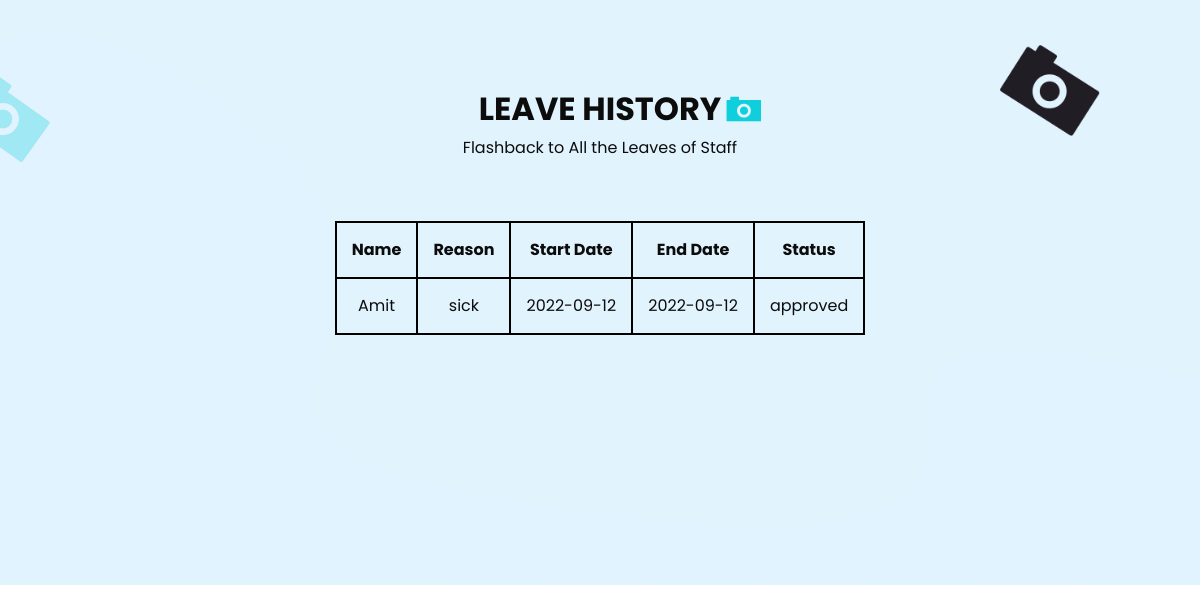
/pages/owner/ownerleaverecord.php, run on the app's committed database.
### tables this page shows
CREATE TABLE `leaves` (
  `lid` int(11) NOT NULL,
  `uid` int(11) NOT NULL,
  `startdate` date NOT NULL,
  `enddate` date NOT NULL,
  `reason` varchar(50) NOT NULL,
  `leavestatus` varchar(15) DEFAULT NULL
);

CREATE TABLE `users` (
  `uid` int(11) NOT NULL,
  `fname` varchar(50) NOT NULL,
  `mname` varchar(50) NOT NULL,
  `lname` varchar(50) NOT NULL,
  `username` varchar(50) NOT NULL,
  `password` varchar(50) NOT NULL,
  `contact` bigint(20) NOT NULL,
  `gender` varchar(15) NOT NULL,
  `address` varchar(300) NOT NULL,
  `usertype` varchar(10) NOT NULL,
  `email` varchar(50) NOT NULL
);

### pages/owner/ownerleaverecord.php (the view, shortened to what this page needs)
<!DOCTYPE html>
<html>
<head>
  <link rel="stylesheet" type="text/css" href="../../css/bootstrap.css"/>
  <link href="../../css/style.css" rel="stylesheet" />
  <link href="../../css/responsive.css" rel="stylesheet" />
</head>
<body class="sub_page">
  <div class="hero_area">
    <section class="contact_section layout_padding">
        <div class="bg-img1">
          <img src="../../images/bg-img-1.png" alt="">
        </div>
        <div class="bg-img2">
          <img src="../../images/bg-img-2.png" alt="">
        </div>
        <div class="container">
          <div class="heading_container">
            <h2>
              Leave History
            </h2>
            <p>
              Flashback to All the Leaves of Staff
            </p>
          </div>
          <div class="">
            <div class="row">
              <div class="col-md-8 mx-auto">
                  <div class="contact_form-container">
                  <center>
                  <table>
                    <tr>
                      <th> Name </th>
                      <th> Reason </th>
                      <th> Start Date </th>
                      <th> End Date </th>
                      <th> Status </th>
                    </tr>
                  <?php
                      $sql="select * from leaves join users on leaves.uid=users.uid where leavestatus!=\"pending\";";
                      $results = mysqli_query($db,$sql);
                      while ($data = mysqli_fetch_array($results)) { ?>
                        <tr>
                          <td>
                            <?php echo $data['fname'];?>
                          </td>
                          <td>
                            <?php echo $data['reason'];?>
                          </td>
                          <td>
                            <?php echo $data['startdate'];?>
                          </td>
                          <td>
                            <?php echo $data['enddate'];?>
                          </td>
                          <td>
                            <?php echo $data['leavestatus'];?>
                          </td>
                        </tr>
                      <?php } ?>
                    </table>
                      </center>
                  </div>
              </div>
            </div>
          </div>
        </div>
      </section>
</body>
</html>

### css/style.css (style rules this page uses)
body { font-family: 'Poppins', sans-serif; color: #0c0c0c; background-color: #ffffff; }
.layout_padding { padding: 90px 0; }
.heading_container { display: -webkit-box; display: -ms-flexbox; display: flex; -webkit-box-orient: vertical; -webkit-box-direction: normal; -ms-flex-direction: column; flex-direction: column; -webkit-box-align: center; -ms-flex-align: center; align-items: center; text-align: center; }
.heading_container h2 { position: relative; font-weight: bold; text-transform: uppercase; }
.heading_container h2::before { content: ""; position: absolute; width: 35px; height: 26px; top: 50%; right: -40px; -webkit-transform: translateY(-50%); transform: translateY(-50%); z-index: 1; background-image: url(../images/heading-img.png); background-repeat: no-repeat; }
.hero_area { height: 136vh; position: relative; background-image: url(../images/hero-bg.png); background-size: cover; }
.sub_page .hero_area { height: auto; background-image: none; background-color: #e1f3fd; }
.sub_page .hero_area::after { display: none; }
.contact_section { background-image: url(../images/contact-bg.png); background-repeat: no-repeat; background-position: left bottom; padding-bottom: 250px; position: relative; }
.contact_section .bg-img1 { width: 100px; position: absolute; top: 45px; right: 100px; }
.contact_section .bg-img1 img { width: 100%; }
.contact_section .bg-img2 { width: 50px; position: absolute; top: 75px; left: 0px; }
.contact_section .bg-img2 img { width: 100%; }
.contact_section .contact_form-container { margin-top: 45px; }
.row { display: flex; flex-wrap: wrap; padding: 0 4px; }

### css/responsive.css (style rules this page uses)
@media (min-width: 1200px) { .container { max-width: 1170px; } }

### pages/owner/ownerleaverecord.php (style rules this page uses)
table,tr,td,th { border: 2px solid black; padding: 15px; text-align: center; }

### data on the page
leaves: uid.fname "Amit", reason "sick", startdate "2022-09-12", enddate "2022-09-12", leavestatus "approved"
